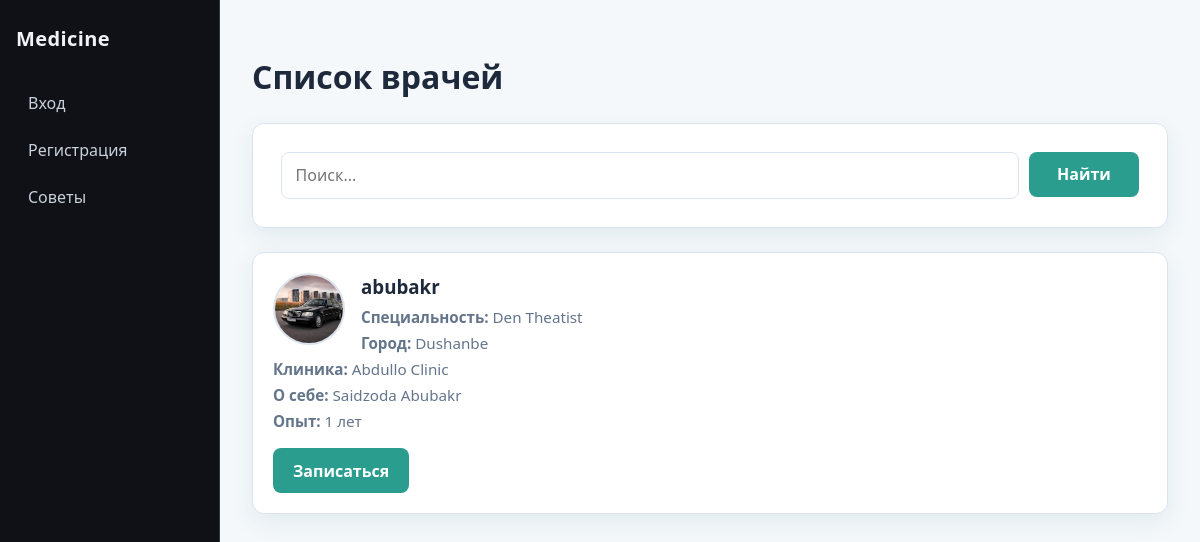
Page /doctors/doctors/ on the committed database.
### doctors/models.py (models this page shows, shortened)
class DoctorProfile(models.Model):
    user=models.OneToOneField(settings.AUTH_USER_MODEL,on_delete=models.CASCADE)
    speciality=models.CharField(max_length=20)
    city=models.CharField(max_length=50)
    clinic=models.CharField(max_length=100)
    bio=models.TextField(blank=True)
    experience=models.PositiveIntegerField(default=0)
    photo=models.ImageField(upload_to='doctors/',null=True,blank=True)

### accounts/models.py (models this page shows)
class User(AbstractUser):
    ROLE_CHOICES = (
        ('patient', 'Patient'),
        ('doctor', 'Doctor'),
        ('admin', 'Admin'),
    )
    role = models.CharField(
        max_length=20,
        choices=ROLE_CHOICES
    )
    phone = models.CharField(
        max_length=20,
        unique=True
    )
    age=models.PositiveIntegerField()
    def __str__(self):
        return self.username

### doctors/views.py (the view)
def show_all_doctors(request):
    profile=DoctorProfile.objects.select_related('user').filter(user__role='doctor')
    q=request.GET.get('q','').strip()
    if q:
        profile = profile.filter(
            Q(user__username__icontains=q) |
            Q(speciality__icontains=q) |
            Q(city__icontains=q)
        )
    stats=profile.aggregate(
        all_patients=Count('id')
    )
    return render(request,'doctors/doctors.html',{"doctors":profile,"stats":stats})

### templates/doctors/doctors.html (shortened to what this page needs)
{% extends "accounts/base.html" %}
{% block main %}
<h1>Список врачей</h1>
<form class="search-bar panel" action="" method="get">
    <input type="text" placeholder="Поиск..." name="q">
    <button type="submit">Найти</button>
</form>
{% for i in doctors %}
    <article class="doctor-card panel">
        {% if i.photo %}
            <img src="{{ i.photo.url }}" alt="">
        {% else %}
            <img src="/media/user.png" alt="">
        {% endif %}
        <h3>{{ i.user }}</h3>
        <p><strong>Специальность:</strong> {{ i.speciality }}</p>
        <p><strong>Город:</strong> {{ i.city }}</p>
        <p><strong>Клиника:</strong> {{ i.clinic }}</p>
        <p><strong>О себе:</strong> {{ i.bio }}</p>
        <p><strong>Опыт:</strong> {{ i.experience }} лет</p>
        <a class="book-link button" href="{% url 'create_appointment' i.id %}">Записаться</a>
    </article>
{% empty %}
    <p class="muted">Врачи не найдены</p>
{% endfor %}
{% endblock %}

### static/css/style.css (style rules this page uses)
*, *::before, *::after { box-sizing: border-box; }
:root { --color-bg: #f4f8fb; --color-surface: #ffffff; --color-sidebar: #0f1117; --color-sidebar-hover: #1c2128; --color-sidebar-border: #30363d; --color-sidebar-text: #c9d1d9; --color-sidebar-muted: #8b949e; --color-text: #1e293b; --color-muted: #64748b; --color-accent: #2a9d8f; --color-accent-dark: #21867a; --color-border: #dbe4ee; --color-error: #c1121f; --color-badge-doctor: #e76f51; --color-badge-patient: #2a9d8f; --shadow: 0 8px 24px rgba(15, 76, 92, 0.08); --radius: 12px; --nav-width: 220px; --font: "Segoe UI", system-ui, -apple-system, sans-serif; }
html, body { margin: 0; padding: 0; min-height: 100%; font-family: var(--font); font-size: 16px; line-height: 1.5; color: var(--color-text); background: var(--color-bg); }
a { color: var(--color-accent); text-decoration: none; }
.auth-panel form, .panel form, form.panel { background: var(--color-surface); padding: 1.75rem; border-radius: var(--radius); box-shadow: var(--shadow); border: 1px solid var(--color-border); }
input[type="text"], input[type="email"], input[type="password"], input[type="tel"], input[type="number"], input[type="datetime-local"], input[type="file"], textarea { width: 100%; margin-bottom: 1rem; padding: 0.65rem 0.85rem; border: 1px solid var(--color-border); border-radius: 8px; font: inherit; background: #fff; }
button, .button { display: inline-block; padding: 0.65rem 1.25rem; border: none; border-radius: 8px; background: var(--color-accent); color: #fff; font: inherit; font-weight: 600; cursor: pointer; }
.panel { background: var(--color-surface); border-radius: var(--radius); box-shadow: var(--shadow); border: 1px solid var(--color-border); }
.search-bar { margin-bottom: 1.5rem; overflow: hidden; }
.search-bar input[type="text"] { width: calc(100% - 120px); float: left; margin-bottom: 0; }
.search-bar button { float: right; width: 110px; }
.doctor-card { padding: 1.25rem; margin-bottom: 1rem; overflow: hidden; }
.doctor-card img { float: left; width: 72px; height: 72px; border-radius: 50%; object-fit: cover; margin-right: 1rem; border: 2px solid var(--color-border); }
.doctor-card h3 { margin: 0 0 0.35rem; }
.doctor-card p { margin: 0.2rem 0; color: var(--color-muted); font-size: 0.95rem; }
.doctor-card .book-link { clear: both; display: inline-block; margin-top: 0.75rem; }

### rows in the picture
DoctorProfile: photo (picture), user "abubakr", speciality "Den Theatist", city "Dushanbe", clinic "Abdullo Clinic", bio "Saidzoda Abubakr", experience "1"
